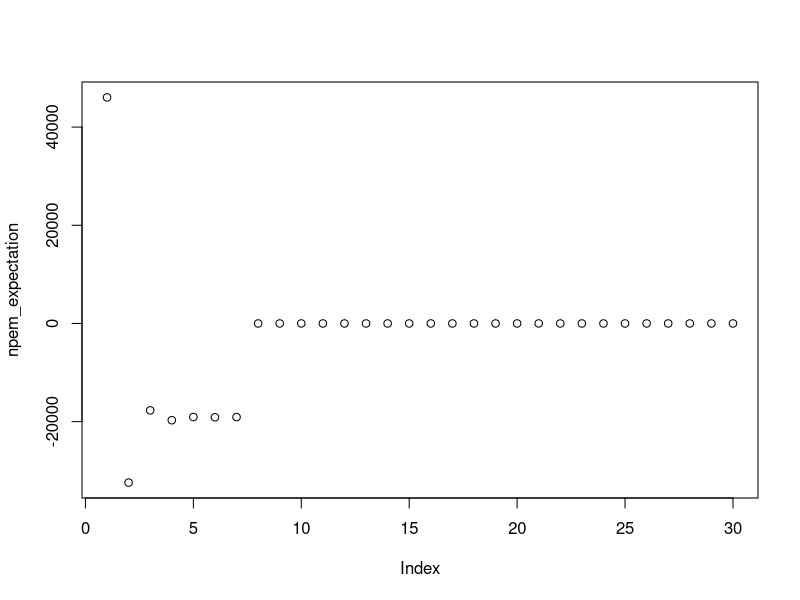

This figure's R source:
##### This code is written to simulation the EM algorithm in (penalized) FA models.
##### We will assume k is known in advanced.

###### try profvis

library(MASS)


###############################################################################

### Functions may be used in the simulation

A <- function(lambda, psi) {
  # Input: lambda: loading matrix of size p*k we have now
  #        psi: the variance matrix of size p*p of common factor we have now
  # Output: A 
  inv_mat <- ginv(lambda %*% t(lambda) + psi)
  result <- t(lambda) %*% inv_mat
  return(result)
}

B <- function(lambda, psi) {
  # Input: lambda: loading matrix of size p*k we have now
  #        psi: the variance matrix of size p*p of common factor we have now
  # Output: B
  k <- ncol(lambda)
  inv_mat <- ginv(lambda %*% t(lambda) + psi)
  result <- diag(rep(1, k)) - t(lambda) %*% inv_mat %*% lambda
  return(result)
}

npem_E <- function(lambda,psi,Y){
  # Input: lambda: loading matrix of size p*k we have now
  #        psi: the variance matrix of size p*p of common factor we have now
  #        Y: the response matrix of size n*p
  # Output: non-penalized expectation (ignore the constant)
  
  n <- nrow(Y)
  p <- nrow(lambda)
  
  # Precompute A and B
  mat_A <- A(lambda, psi)
  mat_B <- B(lambda, psi)
  
  # first term of expectation
  first_term <- -(n/2) * sum(log(diag(psi)))
  
  # second term of expectation
  second_term <- 0
  for (i in 1:n){
    for (j in 1:p){
      yij <- Y[i,j]
      lambda_j <- t(as.matrix(lambda[j,]))
      Y_i <- t(as.matrix(Y[i,]))
      second_term <- second_term 
      + (yij^2 + 2 * yij * lambda_j %*% mat_A %*% t(Y_i))/psi[j,j]
    }
    
  }
  second_term <- -1/2 * second_term
  
  # third term of expectation
  third_term <- 0
  for (i in 1:n){
    for (j in 1:p){
      Y_i <- t(as.matrix(Y[i,]))
      lambda_j <- t(as.matrix(lambda[j,]))
      third_term <- third_term 
      + (lambda_j %*% (mat_B + mat_A %*% t(Y_i) %*% Y_i %*% t(mat_A)) %*% t(lambda_j))/psi[j,j]
    }
  }
  third_term <- -1/2 * third_term
  
  return(first_term + second_term + third_term)
}

psi_update <- function(lambda,psi,Y,j){
  # Input: lambda: loading matrix of size p*k we have now
  #        psi: the variance matrix of size p*p of common factor we have now
  #        Y: the response matrix of size n*p
  #        j: the element in (j,j) entry of matrix psi to update
  # Output: Updated psi[j,j]
  
  n <- nrow(Y)
  mat_A <- A(lambda,psi)
  mat_B <- B(lambda, psi)
  
  # Start calculating
  first_term <- (1/n) * sum(Y[,j]*Y[,j])
  second_term <- 0
  lambda_j <- t(as.matrix(lambda[j,]))
  for (i in 1:n){
    Y_i <- t(as.matrix(Y[i,]))
    second_term <- second_term + 2 * Y[i,j] * lambda_j %*% mat_A %*% t(Y_i)
  }
  second_term <- 1/n * second_term
  third_term <- 0
  for(i in 1:n){
    third_term <- third_term + lambda_j %*% (mat_B + mat_A %*% t(Y_i) %*% Y_i %*% t(mat_A)) %*% t(lambda_j)
  } 
  third_term <- 1/n * third_term
  return(first_term + second_term + third_term)
}

loading_update <- function(lambda,psi,Y,j){
  # Input: lambda: loading matrix of size p*k we have now
  #        psi: the variance matrix of size p*p of common factor we have now
  #        Y: the response matrix of size n*p
  #        j: the j-th row of lambda to be updated
  # Output: Updated lambda[j,]
  
  n <- nrow(Y)
  mat_A <- A(lambda,psi)
  mat_B <- B(lambda, psi)
  k <- ncol(lambda)
  
  
  # first term of updating formula
  factor1 <- matrix(0, nrow = k, ncol = 1)
  for (i in 1:n){
    Y_i <- as.matrix(Y[i,])
    factor1 <- factor1 + 2 * Y[i,j] * mat_A %*% Y_i 
  }
  
  
  # second term of updating formula
  factor2 <- matrix(0, nrow = k, ncol = k)
  for (i in 1:n){
    Y_i <- as.matrix(Y[i,])
    factor2 <- factor2 + 2 * mat_B + 2 * mat_A %*% Y_i %*% t(Y_i) %*% t(mat_A)
  }
  
  
  return(- t(factor1) %*% t(solve(factor2)))
}


pem_E <- function(lambda,psi,Y,rho){
  Out <- npem_E(lambda,psi,Y)-1/2*rho*sum(abs(lambda))
  return(Out)
}

subgradient <- function(lambda,psi,Y,epsilon,j,rho){
  ### to find the subgradient
  mat_A <- A(lambda,psi)
  mat_B <- B(lambda,psi)
  lambda_j <- lambda[j,]
  first_term <- 0
  for (i in 1:n){
    first_term <- first_term + 2 * Y[i,j] * tcrossprod(mat_A ,Y[i, ,drop = FALSE])
  }
  first_term <- first_term/psi[j,j]
  second_term <- 0
  for (i in 1:n){
    # use tcrossprod
    second_term <- second_term+ (2 * mat_B + 2 * mat_A %*% t(Y[i, , drop=FALSE]) %*% Y[i, , drop=FALSE] %*% t(mat_A)) %*% t(lambda_j)
  }
  second_term <- second_term/psi[j,j]
  third_term <- rho * sign(t(lambda_j)) 
  return(first_term+second_term+third_term)
}
  
  
  
  
subg_method <- function(lambda,psi,Y,epsilon,j,rho){
  ### Input:  lambda: loading matrix
  ###         psi: the variance matrix of size p*p of common factor we have now
  ###         Y: response 
  ###         epsilon: the torlance for the subgradient method regarded as convergent
  ###         j: the j-th row we want to update
  ###         rho: the penalization parameter
  ### Output: the j-th row after updating
  n <- nrow(Y)
  mat_A <- A(lambda,psi)
  mat_B <- B(lambda,psi)
  lambda_j_old <- lambda[j, ,drop= FALSE]
  error <- 10000
  iteration <- 0
  while(error>epsilon){
    subg <- subgradient(lambda,psi,Y,epsilon,j,rho)
    t <- 1/ ((iteration + 1)*norm(subg,type='2'))# step size
    lambda_j_new <- lambda_j_old - t * t(subg)
    iteration <- iteration + 1
    error <- norm(lambda_j_new-lambda_j_old,type='2')
    lambda_j_old <- lambda_j_new
  }
  return(lambda_j_old)
}
  
###############################################################################

set.seed(124)

n <- 5000  # Size of observations
p <- 8     # Dimension of each observation
k <- 4     # Order of FA model (dimension of latent variables)

# Real parameters of the FA model
# Generate the loading matrix
sparsity_level <- 0.3  # The proportion of zero elements in the loading matrix
non_zeros <- round(k * p * (1 - sparsity_level))
poss_values_1 <- c(0.5, 0.6, 0.7, 0.8, 0.9, -0.5, -0.6, -0.7, -0.8, -0.9)
loading_position <- sample(k * p, non_zeros)
real_loading <- matrix(0, nrow = p, ncol = k)
real_loading[loading_position] <- sample(poss_values_1, non_zeros, replace = TRUE)

# Ensure no all-zero rows or columns
while (any(rowSums(real_loading) == 0) || any(colSums(real_loading) == 0)) {
  loading_position <- sample(k * p, non_zeros)
  real_loading <- matrix(0, nrow = p, ncol = k)
  real_loading[loading_position] <- sample(poss_values_1, non_zeros, replace = TRUE)
}

print(real_loading)

# Generate the real variance of the unique factors epsilon
poss_values_2 <- c(0.1, 0.2, 0.3, 0.4)
diagonal_values <- sample(poss_values_2, p, replace = TRUE)
real_psi <- diag(diagonal_values)

print(real_psi)

# Generate the factor matrix F, response matrix Y, and unique factor epsilon
F <- matrix(rnorm(n * k, mean = 0, sd = 1), nrow = n, ncol = k)
epsilon <- mvrnorm(n = n, mu = rep(0, p), Sigma = real_psi)
Y <- F %*% t(real_loading) + epsilon


###############################################################################

### Perform a FA using factanal() function in R to the response matrix Y (traditional
### two steps method).
fa_2steps_result <- factanal(x = Y, factors = k, scores = 'regression', rotation = 'varimax')
loading_2steps <- as.matrix(fa_2steps_result$loadings)
error_2steps <- norm(loading_2steps - real_loading,type = 'F')
print(loading_2steps)

###############################################################################
### Perform a non-penalized EM algorithm 

## Set the initial guess
npem_initial_loading <- real_loading   # Take distinct initial values to see what happens
npem_initial_psi <- diag(rep(0.1,p))     # Take distinct initial values to see what happens

## End the iteration if the error between two steps is less than np_tolerance
## and regard as convergent
npem_tolerance <- 0.01 
n_max_iter <- 30 # Set a maximum iteration in case an infinity loop.

## Set the parameters for iteration
npem_step <- 0 # record the number of iterations
npem_loading_diff <- 1000 # Set a big difference in case smaller than tolerance at very beginning
npem_psi_diff <- 1000
npem_expectation <- numeric(length = n_max_iter)# Record expectations during iteration

# update iteratively
npem_loading_old <- npem_initial_loading
npem_psi_old <- npem_initial_psi

while(npem_loading_diff >= npem_tolerance && npem_psi_diff >= npem_tolerance){
  npem_step <- npem_step + 1
  npem_expectation[npem_step] <- npem_E(npem_loading_old,npem_psi_old,Y)
  ## Update psi elementwisely
  npem_psi_new <- matrix(0, nrow = p, ncol = p)
  for (j in 1:p){
    npem_psi_new[j,j] <- psi_update(npem_loading_old,npem_psi_old,Y,j)
  }
  npem_psi_diff <- norm(npem_psi_new - npem_psi_old, type = 'F') # calculate the difference between psi matrix
  
  ## Update loading matrix using current psi rowwisely
  
  npem_loading_new <- matrix(0, nrow = p, ncol = k)
  for (j in 1:p){
    npem_loading_new[j,] <- loading_update(npem_loading_old, npem_psi_new, Y, j)
  }
  npem_loading_diff <- norm(npem_loading_new - npem_loading_old, type = 'F')
  
  ## Update parameters
  npem_psi_old <- npem_psi_new
  npem_loading_old <- npem_loading_new
  
  if (npem_step > n_max_iter){
    cat('Failed to converge!')
    break
  }
  
}
## final result of non-penalized EM algorithm
npem_loading <- npem_loading_new
npem_psi <- npem_psi_new
plot(npem_expectation)

  


  





